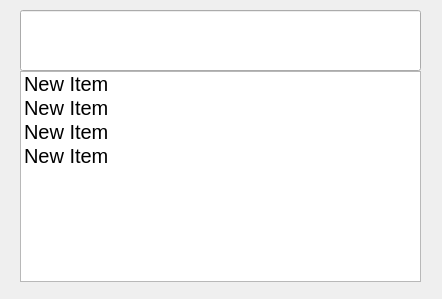
<?xml version="1.0" encoding="UTF-8"?>
<ui version="4.0">
 <class>feishu_doc</class>
 <widget class="QWidget" name="feishu_doc">
  <property name="geometry">
   <rect>
    <x>0</x>
    <y>0</y>
    <width>442</width>
    <height>299</height>
   </rect>
  </property>
  <property name="windowTitle">
   <string>Form</string>
  </property>
  <widget class="QLineEdit" name="lineEdit">
   <property name="geometry">
    <rect>
     <x>20</x>
     <y>10</y>
     <width>401</width>
     <height>61</height>
    </rect>
   </property>
   <property name="text">
    <string/>
   </property>
  </widget>
  <widget class="QListWidget" name="listWidget">
   <property name="geometry">
    <rect>
     <x>20</x>
     <y>71</y>
     <width>401</width>
     <height>211</height>
    </rect>
   </property>
   <item>
    <property name="text">
     <string>New Item</string>
    </property>
    <property name="font">
     <font>
      <pointsize>15</pointsize>
     </font>
    </property>
   </item>
   <item>
    <property name="text">
     <string>New Item</string>
    </property>
    <property name="font">
     <font>
      <pointsize>15</pointsize>
     </font>
    </property>
   </item>
   <item>
    <property name="text">
     <string>New Item</string>
    </property>
    <property name="font">
     <font>
      <pointsize>15</pointsize>
     </font>
    </property>
   </item>
   <item>
    <property name="text">
     <string>New Item</string>
    </property>
    <property name="font">
     <font>
      <pointsize>15</pointsize>
     </font>
    </property>
   </item>
  </widget>
 </widget>
 <resources/>
 <connections/>
</ui>
